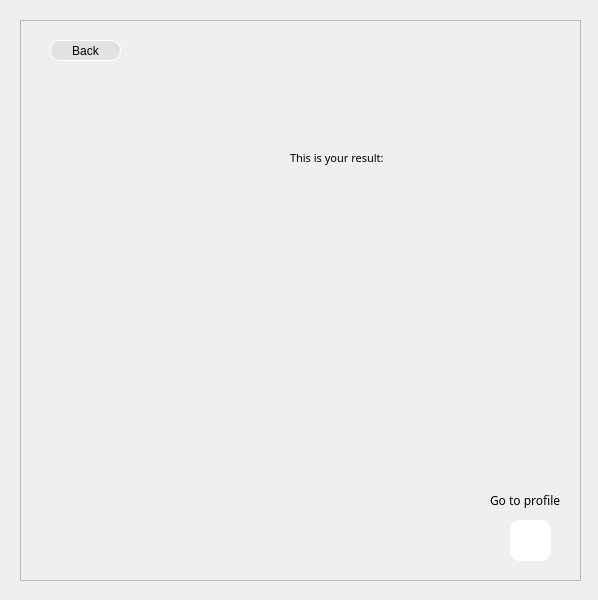
<?xml version="1.0" encoding="UTF-8"?>
<ui version="4.0">
 <class>Dialog</class>
 <widget class="QDialog" name="Dialog">
  <property name="geometry">
   <rect>
    <x>0</x>
    <y>0</y>
    <width>598</width>
    <height>600</height>
   </rect>
  </property>
  <property name="windowTitle">
   <string>Dialog</string>
  </property>
  <widget class="QFrame" name="frame_result">
   <property name="geometry">
    <rect>
     <x>20</x>
     <y>20</y>
     <width>561</width>
     <height>561</height>
    </rect>
   </property>
   <property name="frameShape">
    <enum>QFrame::StyledPanel</enum>
   </property>
   <property name="frameShadow">
    <enum>QFrame::Raised</enum>
   </property>
   <widget class="QLabel" name="label">
    <property name="geometry">
     <rect>
      <x>0</x>
      <y>0</y>
      <width>561</width>
      <height>561</height>
     </rect>
    </property>
    <property name="styleSheet">
     <string notr="true">border-image: url(:/back/doctors-with-big-speech-bubble-on-blue-background-medical-internet-consultation-doctor-on-presenta.jpg);</string>
    </property>
    <property name="text">
     <string/>
    </property>
    <property name="openExternalLinks">
     <bool>true</bool>
    </property>
   </widget>
   <widget class="QLabel" name="desease_label">
    <property name="geometry">
     <rect>
      <x>210</x>
      <y>170</y>
      <width>301</width>
      <height>41</height>
     </rect>
    </property>
    <property name="font">
     <font>
      <family>Microsoft YaHei</family>
      <pointsize>12</pointsize>
      <weight>75</weight>
      <bold>true</bold>
     </font>
    </property>
    <property name="text">
     <string/>
    </property>
    <property name="textFormat">
     <enum>Qt::AutoText</enum>
    </property>
    <property name="alignment">
     <set>Qt::AlignCenter</set>
    </property>
   </widget>
   <widget class="QLabel" name="result_label">
    <property name="geometry">
     <rect>
      <x>270</x>
      <y>130</y>
      <width>141</width>
      <height>16</height>
     </rect>
    </property>
    <property name="font">
     <font>
      <family>Arial Black</family>
      <pointsize>8</pointsize>
      <weight>10</weight>
      <italic>false</italic>
      <bold>false</bold>
     </font>
    </property>
    <property name="styleSheet">
     <string notr="true">font: 87 8pt &quot;Arial Black&quot;;</string>
    </property>
    <property name="text">
     <string>This is your result:</string>
    </property>
   </widget>
   <widget class="QLabel" name="disc_label">
    <property name="geometry">
     <rect>
      <x>230</x>
      <y>210</y>
      <width>281</width>
      <height>171</height>
     </rect>
    </property>
    <property name="text">
     <string/>
    </property>
    <property name="alignment">
     <set>Qt::AlignCenter</set>
    </property>
   </widget>
   <widget class="QPushButton" name="pro_button">
    <property name="geometry">
     <rect>
      <x>490</x>
      <y>500</y>
      <width>41</width>
      <height>41</height>
     </rect>
    </property>
    <property name="styleSheet">
     <string notr="true">border-image: url(:/logo/pngegg.png);
background-color: rgb(255, 255, 255);
border-radius: 10px;</string>
    </property>
    <property name="text">
     <string/>
    </property>
   </widget>
   <widget class="QLabel" name="go_prof">
    <property name="geometry">
     <rect>
      <x>470</x>
      <y>470</y>
      <width>91</width>
      <height>20</height>
     </rect>
    </property>
    <property name="font">
     <font>
      <family>MV Boli</family>
     </font>
    </property>
    <property name="text">
     <string>Go to profile</string>
    </property>
   </widget>
   <widget class="QPushButton" name="pushButton_2">
    <property name="geometry">
     <rect>
      <x>30</x>
      <y>20</y>
      <width>71</width>
      <height>21</height>
     </rect>
    </property>
    <property name="styleSheet">
     <string notr="true">border-radius: 10px;
border: 1px solid white;
background-color: rgb(226, 226, 226);</string>
    </property>
    <property name="text">
     <string>Back</string>
    </property>
   </widget>
  </widget>
 </widget>
 <resources>
  <include location="background.qrc"/>
  <include location="logo.qrc"/>
 </resources>
 <connections/>
</ui>
